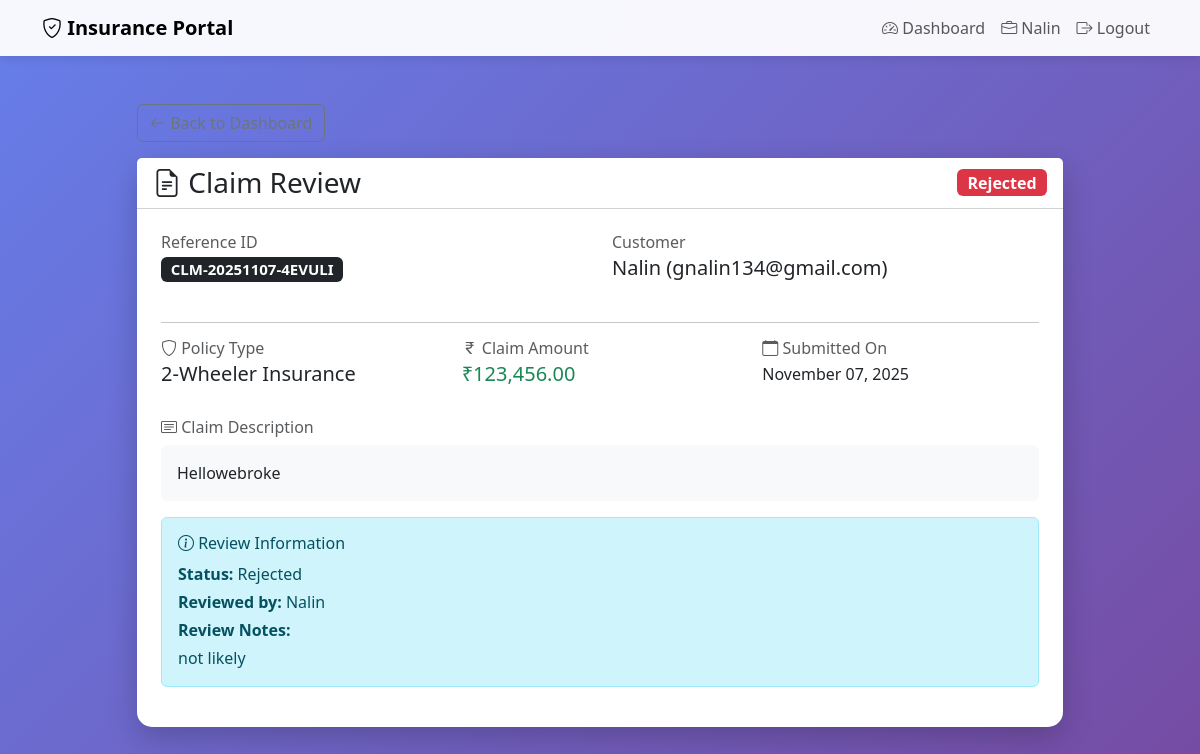
Screenshot of /agent/claim/CLM-20251107-4EVULI (signed in) with the database file from the repository.
### app.py (models this page shows)
class Claim(db.Model):
    id = db.Column(db.Integer, primary_key=True)
    reference_id = db.Column(db.String(20), unique=True, nullable=False)
    user_id = db.Column(db.Integer, db.ForeignKey('user.id'), nullable=False)
    policy_type = db.Column(db.String(50), nullable=False)
    claim_amount = db.Column(db.Float, nullable=False)
    description = db.Column(db.Text, nullable=False)
    document_path = db.Column(db.String(200))
    status = db.Column(db.String(20), default='Pending')
    reviewed_by = db.Column(db.Integer, db.ForeignKey('agent.id'))
    review_notes = db.Column(db.Text)
    submitted_at = db.Column(db.DateTime, default=datetime.utcnow)
    updated_at = db.Column(db.DateTime, default=datetime.utcnow, onupdate=datetime.utcnow)

class User(db.Model):
    id = db.Column(db.Integer, primary_key=True)
    email = db.Column(db.String(120), unique=True, nullable=False)
    username = db.Column(db.String(80), unique=True, nullable=False)
    password = db.Column(db.String(120), nullable=False)
    created_at = db.Column(db.DateTime, default=datetime.utcnow)
    claims = db.relationship('Claim', backref='user', lazy=True)

class Agent(db.Model):
    id = db.Column(db.Integer, primary_key=True)
    email = db.Column(db.String(120), unique=True, nullable=False)
    username = db.Column(db.String(80), unique=True, nullable=False)
    password = db.Column(db.String(120), nullable=False)
    company_name = db.Column(db.String(120), nullable=False)
    agent_code = db.Column(db.String(20), unique=True, nullable=False)
    created_at = db.Column(db.DateTime, default=datetime.utcnow)
    reviewed_claims = db.relationship('Claim', backref='reviewed_by_agent', lazy=True, foreign_keys='Claim.reviewed_by')

### app.py (the view, shortened to what this page needs)
@app.route('/agent/claim/<reference_id>', methods=['GET', 'POST'])
@agent_login_required
def agent_review_claim(reference_id):
    claim = Claim.query.filter_by(reference_id=reference_id).first()
    if not claim:
        flash('Claim not found.', 'danger')
        return redirect(url_for('agent_dashboard'))
    form = ClaimReviewForm()
    return render_template('agent_review_claim.html', claim=claim, form=form)

### app.py (called while the page is built)
def agent_login_required(f):
    @wraps(f)
    def decorated_function(*args, **kwargs):
        if 'agent_id' not in session:
            flash('Please login as an agent first.', 'warning')
            return redirect(url_for('agent_login'))
        return f(*args, **kwargs)
    return decorated_function

### templates/agent_review_claim.html (shortened to what this page needs)
{% extends "base.html" %}
{% block content %}
<div class="row justify-content-center">
    <div class="col-md-10">
        <div class="mb-3">
            <a href="{{ url_for('agent_dashboard') }}" class="btn btn-outline-secondary">
                <i class="bi bi-arrow-left"></i> Back to Dashboard
            </a>
        </div>
        <div class="card mb-4">
            <div class="card-header bg-white">
                <div class="d-flex justify-content-between align-items-center">
                    <h3 class="mb-0">
                        <i class="bi bi-file-earmark-text"></i> Claim Review
                    </h3>
                    {% if claim.status == 'Pending' %}
                        <span class="badge bg-warning fs-6">{{ claim.status }}</span>
                    {% elif claim.status == 'Approved' %}
                        <span class="badge bg-success fs-6">{{ claim.status }}</span>
                    {% elif claim.status == 'Rejected' %}
                        <span class="badge bg-danger fs-6">{{ claim.status }}</span>
                    {% endif %}
                </div>
            </div>
            <div class="card-body p-4">
                <div class="row mb-4">
                    <div class="col-md-6">
                        <div class="mb-3">
                            <h6 class="text-muted mb-1">Reference ID</h6>
                            <h5>
                                <span class="badge bg-dark">{{ claim.reference_id }}</span>
                            </h5>
                        </div>
                    </div>
                    <div class="col-md-6">
                        <div class="mb-3">
                            <h6 class="text-muted mb-1">Customer</h6>
                            <h5>{{ claim.user.username }} ({{ claim.user.email }})</h5>
                        </div>
                    </div>
                </div>
                <hr>
                <div class="row mb-3">
                    <div class="col-md-4">
                        <div class="mb-3">
                            <h6 class="text-muted mb-1">
                                <i class="bi bi-shield"></i> Policy Type
                            </h6>
                            <p class="h5">{{ claim.policy_type }}</p>
                        </div>
                    </div>
                    <div class="col-md-4">
                        <div class="mb-3">
                            <h6 class="text-muted mb-1">
                                <i class="bi bi-currency-rupee"></i> Claim Amount
                            </h6>
                            <p class="h5 text-success">₹{{ "{:,.2f}".format(claim.claim_amount) }}</p>
                        </div>
                    </div>
                    <div class="col-md-4">
                        <div class="mb-3">
                            <h6 class="text-muted mb-1">
                                <i class="bi bi-calendar"></i> Submitted On
                            </h6>
                            <p>{{ claim.submitted_at.strftime('%B %d, %Y') }}</p>
                        </div>
                    </div>
                </div>
                <div class="mb-3">
                    <h6 class="text-muted mb-2">
                        <i class="bi bi-card-text"></i> Claim Description
                    </h6>
                    <div class="p-3 bg-light rounded">
                        <p class="mb-0">{{ claim.description }}</p>
                    </div>
                </div>
                {% if claim.status != 'Pending' %}
                <div class="alert alert-info">
                    <h6 class="alert-heading">
                        <i class="bi bi-info-circle"></i> Review Information
                    </h6>
                    <p class="mb-1"><strong>Status:</strong> {{ claim.status }}</p>
                    <p class="mb-1"><strong>Reviewed by:</strong> {{ claim.reviewed_by_agent.username if claim.reviewed_by_agent else 'N/A' }}</p>
                    <p class="mb-1"><strong>Review Notes:</strong></p>
                    <p class="mb-0">{{ claim.review_notes }}</p>
                </div>
                {% endif %}
            </div>
        </div>
    </div>
</div>
{% endblock %}

### templates/base.html (shortened to what this page needs)
<!DOCTYPE html>
<html lang="en">
<head>
    <link href="https://cdn.jsdelivr.net/npm/bootstrap@5.3.0/dist/css/bootstrap.min.css" rel="stylesheet">
    <link rel="stylesheet" href="https://cdn.jsdelivr.net/npm/bootstrap-icons@1.10.0/font/bootstrap-icons.css">
</head>
<body>
    <nav class="navbar navbar-expand-lg navbar-light bg-white">
        <div class="container">
            <a class="navbar-brand fw-bold" href="{{ url_for('index') }}">
                <i class="bi bi-shield-check"></i> Insurance Portal
            </a>
            <div class="collapse navbar-collapse" id="navbarNav">
                <ul class="navbar-nav ms-auto">
                    {% if session.user_id %}
                        <li class="nav-item">
                            <a class="nav-link" href="{{ url_for('dashboard') }}">
                                <i class="bi bi-speedometer2"></i> Dashboard
                            </a>
                        </li>
                        <li class="nav-item">
                            <a class="nav-link" href="{{ url_for('submit_claim') }}">
                                <i class="bi bi-file-text"></i> Submit Claim
                            </a>
                        </li>
                        <li class="nav-item">
                            <span class="nav-link">
                                <i class="bi bi-person-circle"></i> {{ session.username }}
                            </span>
                        </li>
                        <li class="nav-item">
                            <a class="nav-link" href="{{ url_for('logout') }}">
                                <i class="bi bi-box-arrow-right"></i> Logout
                            </a>
                        </li>
                    {% elif session.agent_id %}
                        <li class="nav-item">
                            <a class="nav-link" href="{{ url_for('agent_dashboard') }}">
                                <i class="bi bi-speedometer2"></i> Dashboard
                            </a>
                        </li>
                        <li class="nav-item">
                            <span class="nav-link">
                                <i class="bi bi-briefcase"></i> {{ session.agent_username }}
                            </span>
                        </li>
                        <li class="nav-item">
                            <a class="nav-link" href="{{ url_for('agent_logout') }}">
                                <i class="bi bi-box-arrow-right"></i> Logout
                            </a>
                        </li>
                    {% endif %}
                </ul>
            </div>
        </div>
    </nav>
    <div class="container mt-5">
        {% block content %}{% endblock %}
    </div>
</body>
</html>

### templates/base.html (style rules this page uses)
body { background: linear-gradient(135deg, #667eea 0%, #764ba2 100%); min-height: 100vh; }
.navbar { background: rgba(255, 255, 255, 0.95) !important; backdrop-filter: blur(10px); box-shadow: 0 2px 10px rgba(0,0,0,0.1); }
.card { border: none; border-radius: 15px; box-shadow: 0 10px 30px rgba(0,0,0,0.2); }

### rows the page displays
Claim: status "Rejected", reference_id "CLM-20251107-4EVULI", policy_type "2-Wheeler Insurance", claim_amount "123,456.00", submitted_at "November 07, 2025", description "Hellowebroke", review_notes "not likely"
User: user.username "Nalin", user.email "gnalin134@gmail.com"
Agent: reviewed_by_agent "Nalin"

### other values shown
{{ session.agent_username }} "Nalin"
